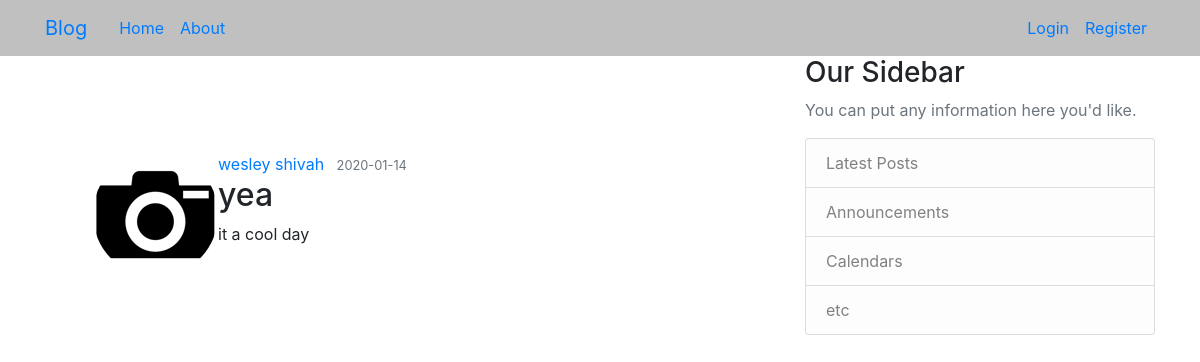
Screenshot of /post/2 with the database file from the repository.
### blog/models.py (models this page shows, shortened)
class User(db.Model, UserMixin):
    id = db.Column(db.Integer, primary_key=True)
    username = db.Column(db.String(20), unique=True, nullable=False)
    email = db.Column(db.String(120), unique=True, nullable=False)
    image_file = db.Column(db.String(20), nullable=False, default='default.jpg')
    password = db.Column(db.String(60), nullable=False)
    posts = db.relationship('Post', backref='author', lazy=True)

class Post(db.Model):
    id = db.Column(db.Integer, primary_key=True)
    title = db.Column(db.String(100), nullable=False)
    date_posted = db.Column(db.DateTime, nullable=False, default=datetime.utcnow)
    content = db.Column(db.Text, nullable=False)
    user_id = db.Column(db.Integer, db.ForeignKey('user.id'), nullable=False)

### blog/routes.py (the view)
@app.route("/post/<int:post_id>")
def post(post_id):
    post = Post.query.get_or_404(post_id)
    return render_template('post.htm', title=post.title, post=post)

### blog/templates/post.htm (shortened to what this page needs)
{% extends "layout.htm" %}
{% block content %}
  <article class="media content-section mt-5 p-5" id="mako">
    <img class="rounded-circle article-img" src="{{ url_for('static', filename='profile_pics/' + post.author.image_file) }}">
    <div class="media-body">
      <div class="article-metadata">
        <a class="mr-2" href="#">{{ post.author.username }}</a>
        <small class="text-muted">{{ post.date_posted.strftime('%Y-%m-%d') }}</small>
      </div>
      <h2 class="article-title">{{ post.title }}</h2>
      <p class="article-content">{{ post.content }}</p>
    </div>
  </article>
{% endblock %}

### rows the page displays
User: image_file (picture), author.username "wesley shivah"
Post: date_posted "2020-01-14", title "yea", content "it a cool day"
